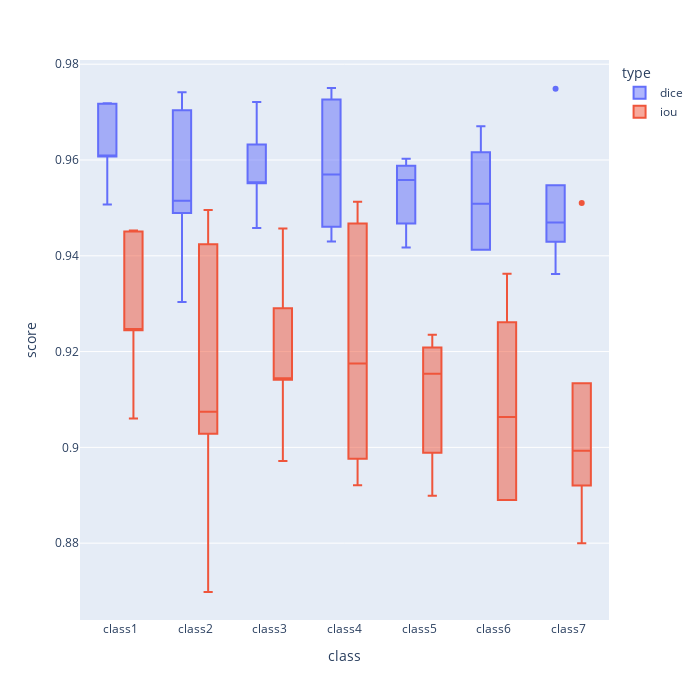

The cell this chart's notebook holds for it:
### Code cell
def boxplot(config_name, y_min=None, y_max=None):
    df_dice = pd.read_csv(f"outputs/{config_name}/infer_dice_class.csv")
    df_iou  = pd.read_csv(f"outputs/{config_name}/infer_iou_class.csv")

    df_dice['type'] = 'dice'
    df_iou['type'] = 'iou'

    df_combined = pd.concat([df_dice, df_iou])
    df_combined.reset_index(drop=True, inplace=True)
    df_final = pd.melt(df_combined, id_vars=['type'], var_name='class', value_name='score')
    df_final.sort_values(['type', 'class'], inplace=True)
    df_final.reset_index(drop=True, inplace=True)

    fig = px.box(df_final, x="class", y="score", color="type")
    fig.update_traces(quartilemethod="exclusive")
    fig.update_layout(width=700, height=700)
    if y_min is not None and y_max is not None:
        fig.update_yaxes(range=[y_min, y_max])
    fig.show()

config_name = 'Imagechd_RotCAtt_TransUNet_plusplus_bs24_ps16_epo300_hw256'
boxplot(config_name)

### Figure 1 — Plotly figure (JSON) as saved in the notebook; plotly's stock layout.template omitted (floating-point values rounded to 4 significant figures)
{"data": [{"alignmentgroup": "True", "hovertemplate": "type=dice<br>class=%{x}<br>score=%{y}<extra></extra>", "legendgroup": "dice", "marker": {"color": "#636efa"}, "name": "dice", "notched": false, "offsetgroup": "dice", "orientation": "v", "quartilemethod": "exclusive", "showlegend": true, "type": "box", "x": ["class1", "class1", "class1", "class1", "class1", "class1", "class2", "class2", "class2", "class2", "class2", "class2", "class3", "class3", "class3", "class3", "class3", "class3", "class4", "class4", "class4", "class4", "class4", "class4", "class5", "class5", "class5", "class5", "class5", "class5", "class6", "class6", "class6", "class6", "class6", "class6", "class7", "class7", "class7", "class7", "class7", "class7"], "x0": " ", "xaxis": "x", "y": [0.9719, 0.961, 0.9607, 0.9608, 0.9718, 0.9507, 0.9741, 0.9704, 0.949, 0.949, 0.9539, 0.9304, 0.9632, 0.9721, 0.9551, 0.9552, 0.9555, 0.9458, 0.975, 0.9726, 0.957, 0.957, 0.943, 0.9461, 0.9528, 0.9602, 0.9588, 0.9588, 0.9417, 0.9467, 0.9671, 0.9472, 0.9413, 0.9412, 0.9616, 0.9546, 0.9547, 0.9749, 0.947, 0.947, 0.9429, 0.9362], "y0": " ", "yaxis": "y"}, {"alignmentgroup": "True", "hovertemplate": "type=iou<br>class=%{x}<br>score=%{y}<extra></extra>", "legendgroup": "iou", "marker": {"color": "#EF553B"}, "name": "iou", "notched": false, "offsetgroup": "iou", "orientation": "v", "quartilemethod": "exclusive", "showlegend": true, "type": "box", "x": ["class1", "class1", "class1", "class1", "class1", "class1", "class2", "class2", "class2", "class2", "class2", "class2", "class3", "class3", "class3", "class3", "class3", "class3", "class4", "class4", "class4", "class4", "class4", "class4", "class5", "class5", "class5", "class5", "class5", "class5", "class6", "class6", "class6", "class6", "class6", "class6", "class7", "class7", "class7", "class7", "class7", "class7"], "x0": " ", "xaxis": "x", "y": [0.9453, 0.9249, 0.9245, 0.9246, 0.9451, 0.906, 0.9495, 0.9424, 0.9029, 0.9029, 0.9119, 0.8698, 0.9291, 0.9457, 0.9141, 0.9142, 0.9148, 0.8972, 0.9513, 0.9467, 0.9175, 0.9175, 0.8921, 0.8976, 0.9099, 0.9235, 0.9209, 0.9209, 0.8899, 0.8989, 0.9362, 0.8996, 0.889, 0.889, 0.9261, 0.9131, 0.9134, 0.951, 0.8993, 0.8993, 0.892, 0.88], "y0": " ", "yaxis": "y"}], "layout": {"boxmode": "group", "height": 700, "legend": {"title": {"text": "type"}, "tracegroupgap": 0}, "margin": {"t": 60}, "width": 700, "xaxis": {"anchor": "y", "domain": [0, 1], "title": {"text": "class"}}, "yaxis": {"anchor": "x", "domain": [0, 1], "title": {"text": "score"}}}}
